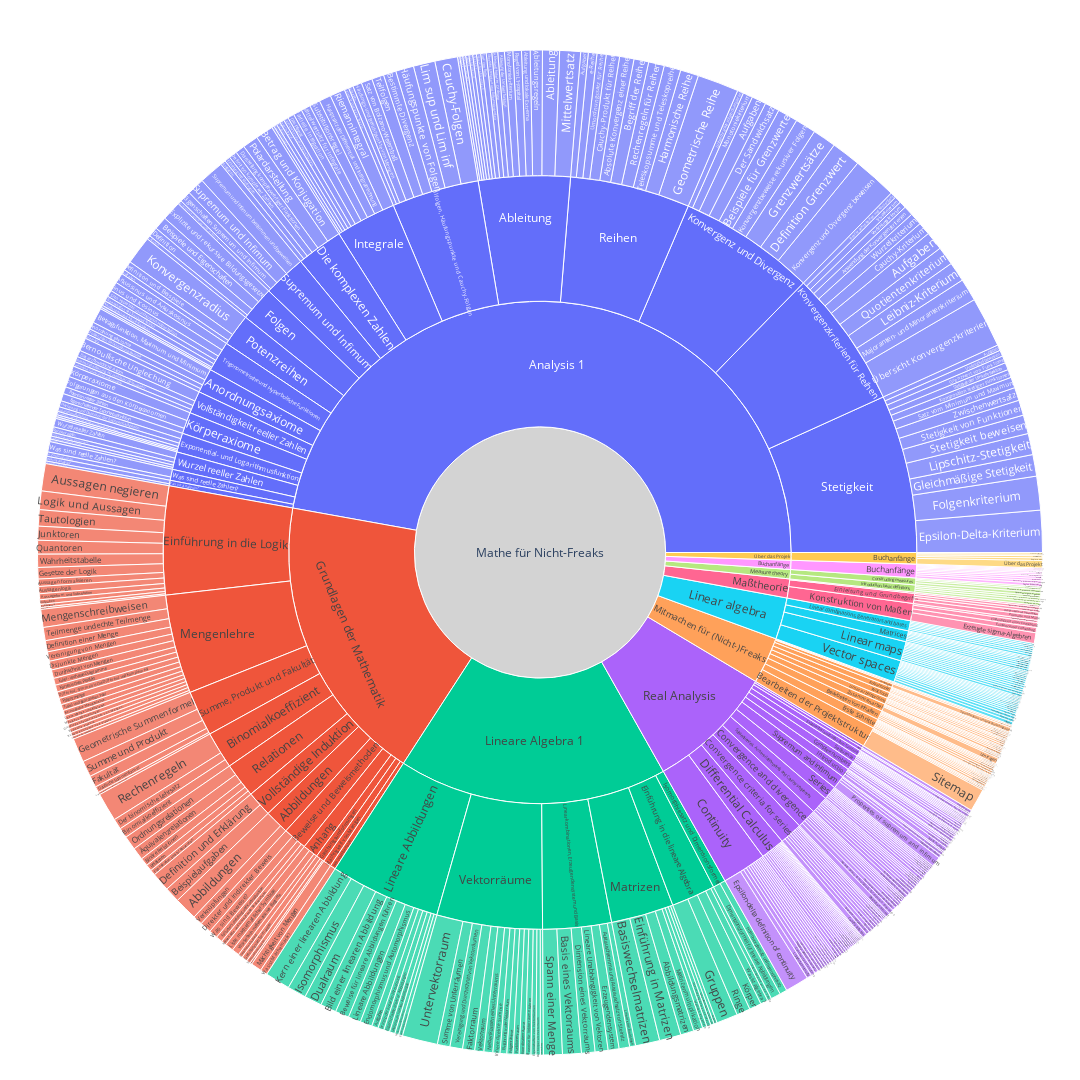
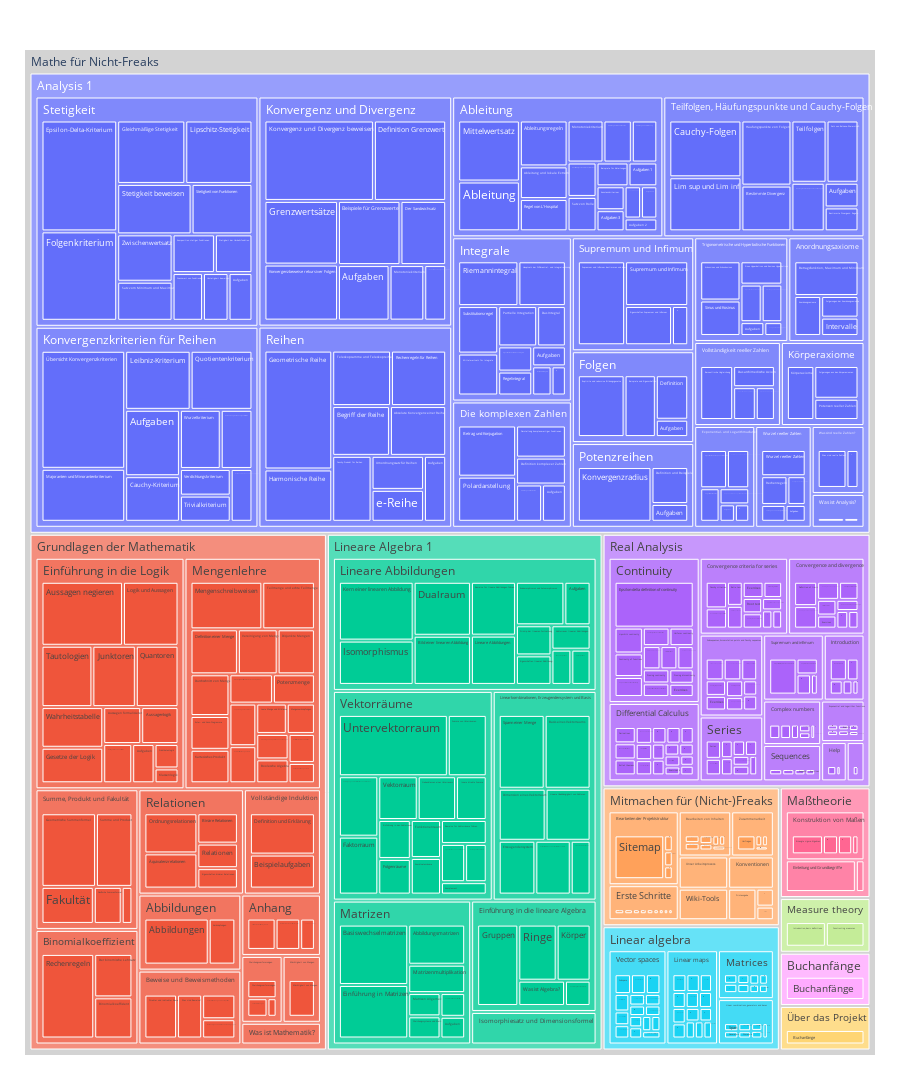

Notebook code for these charts, in order:
### Markdown cell above
## View chart in pie chart

### Code cell
from datetime import datetime, timedelta


def analyze(df):
    one_year_ago = datetime.now() - timedelta(days=365)
    df = df[df["timestamp"] > one_year_ago]
    df["parent"] = df["section_name"].combine_first(df["book_name"]).combine_first(df["target_title"])
    df["name"] = df["page_name"].combine_first(df["target_title"])
    df = df.groupby(["name", "section_name", "book_name"])["views"].sum().reset_index()
    df["project"] = "Mathe für Nicht-Freaks"

    md("### Sunburst chart")
    
    fig = px.sunburst(df, path=["project", "book_name", "section_name", "name"], values="views", width=1080, height=1080)
    fig.update_traces(root_color="lightgrey")
    fig.update_layout(margin = dict(t=50, l=25, r=25, b=25))
    fig.show()

    md("### Treemap chart")

    fig = px.treemap(df, path=["project", "book_name", "section_name", "name"], values="views", height=1080)
    fig.update_traces(root_color="lightgrey")
    fig.update_layout(margin = dict(t=50, l=25, r=25, b=25))
    fig.show()


analyze(df.copy())

### Figure 1 — Plotly figure (JSON) as saved in the notebook; plotly's stock layout.template omitted (floating-point values rounded to 4 significant figures; data arrays with more than 128 entries replaced by an {"elided": "..."} marker saying what was removed)
{"data": [{"branchvalues": "total", "domain": {"x": [0, 1], "y": [0, 1]}, "hovertemplate": "labels=%{label}<br>views=%{value}<br>parent=%{parent}<br>id=%{id}<extra></extra>", "ids": {"elided": "535 str values"}, "labels": {"elided": "535 str values"}, "name": "", "parents": {"elided": "535 str values"}, "root": {"color": "lightgrey"}, "type": "sunburst", "values": {"elided": "535 float values"}}], "layout": {"height": 1080, "legend": {"tracegroupgap": 0}, "margin": {"b": 25, "l": 25, "r": 25, "t": 50}, "width": 1080}}

### Figure 2 — Plotly figure (JSON) as saved in the notebook; plotly's stock layout.template omitted (floating-point values rounded to 4 significant figures; data arrays with more than 128 entries replaced by an {"elided": "..."} marker saying what was removed)
{"data": [{"branchvalues": "total", "domain": {"x": [0, 1], "y": [0, 1]}, "hovertemplate": "labels=%{label}<br>views=%{value}<br>parent=%{parent}<br>id=%{id}<extra></extra>", "ids": {"elided": "535 str values"}, "labels": {"elided": "535 str values"}, "name": "", "parents": {"elided": "535 str values"}, "root": {"color": "lightgrey"}, "type": "treemap", "values": {"elided": "535 float values"}}], "layout": {"height": 1080, "legend": {"tracegroupgap": 0}, "margin": {"b": 25, "l": 25, "r": 25, "t": 50}}}
